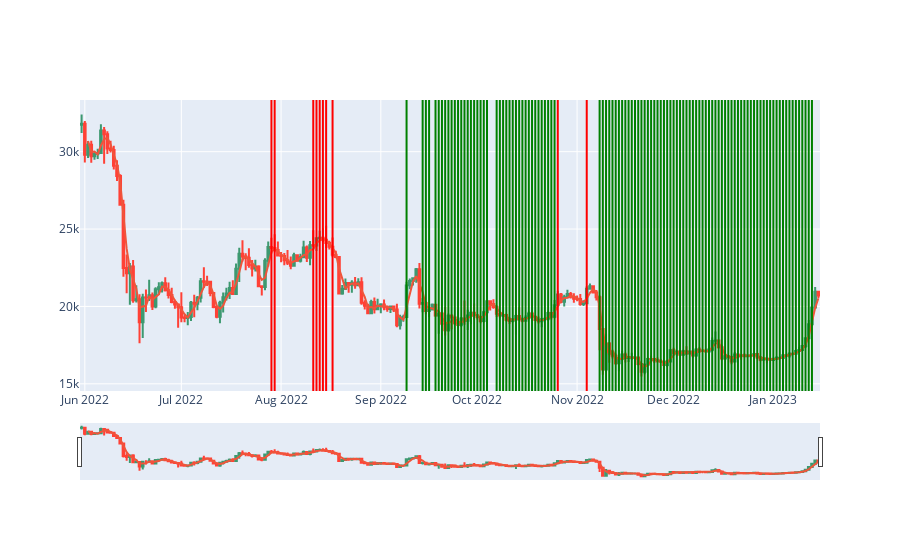
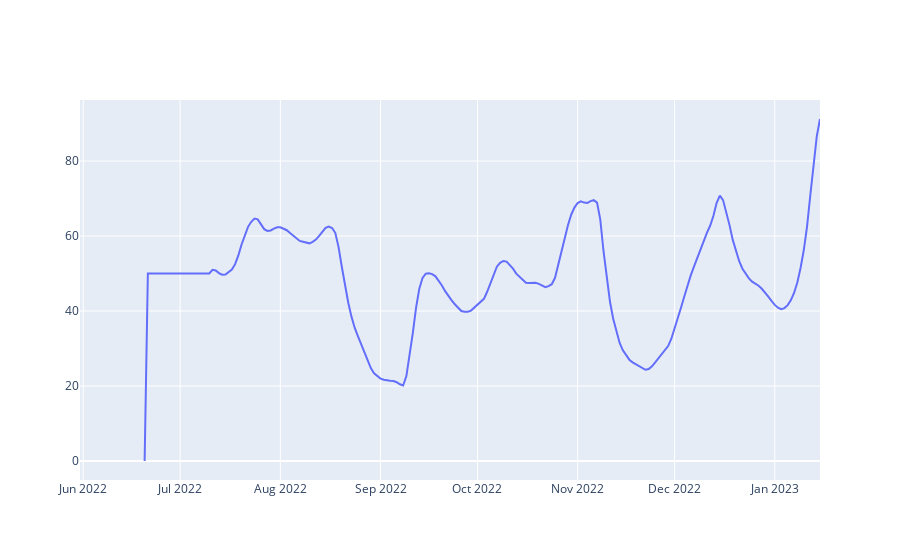
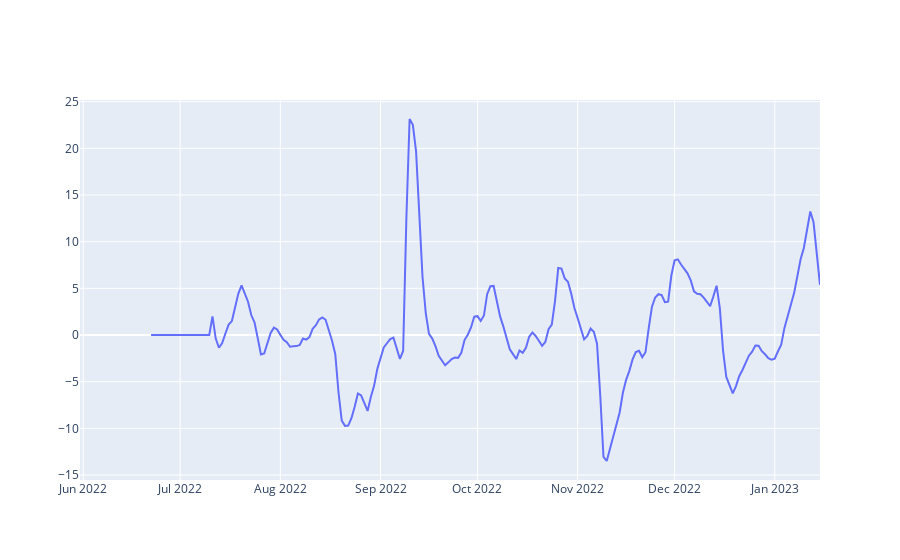

The code cell stored with these charts, in order, in its notebook:
### Code cell
fig = go.Figure(data=[go.Candlestick(x=df['date'],
                open=df['open'],
                high=df['high'],
                low=df['low'],
                close=df['close'])])

fig.add_trace(
    go.Scatter(
        x=df['date'],
        y=df['SMA']
    ))

# fig1 = go.Figure(go.Scatter(
#         x=df['date'],
#         y=df['SMAslope']
#     ))

rsx = go.Figure(go.Scatter(
        x=df['date'],
        y=df['RSX']
    ))

rsxslope = go.Figure(go.Scatter(
        x=df['date'],
        y=df['RSXslope']
    ))

up_reversals = []
down_reversals = []
df['hidden_up_divergence'] = False
df['hidden_down_divergence'] = False
df['classic_up_divergence'] = False
df['classic_down_divergence'] = False
for i in range(5, len(df)):
    if df.iloc[i]['RSX_up_reversal']:
        if len(up_reversals) > 5:
            up_reversals.pop()
        else:
            up_reversals.append(max((df.iloc[i]['low'],df.iloc[i-1]['RSX']),(df.iloc[i-1]['low'],df.iloc[i-1]['RSX']),
            (df.iloc[i-2]['low'],df.iloc[i-1]['RSX']),(df.iloc[i-3]['low'],df.iloc[i-1]['RSX']),(df.iloc[i-4]['low'],df.iloc[i-4]['RSX']),
            (df.iloc[i-5]['low'],df.iloc[i-1]['RSX'])))
    if df.iloc[i]['RSX_down_reversal']:
        if len(down_reversals) > 5:
            down_reversals.pop()
        else:
            down_reversals.append(max((df.iloc[i]['high'],df.iloc[i-1]['RSX']),(df.iloc[i-1]['high'],df.iloc[i-1]['RSX']),
            (df.iloc[i-2]['high'],df.iloc[i-1]['RSX']),(df.iloc[i-3]['high'],df.iloc[i-1]['RSX']),(df.iloc[i-4]['high'],df.iloc[i-1]['RSX']),
            (df.iloc[i-5]['high'],df.iloc[i-1]['RSX'])))

    for up_reversal in up_reversals:
        if (up_reversal[0] < df.iloc[i]['low']) and (up_reversal[1] > df.iloc[i]['RSX']):
            df.loc[i, 'hidden_up_divergence'] = True
        if (up_reversal[0] > df.iloc[i]['low']) and (up_reversal[1] < df.iloc[i]['RSX']):
            df.loc[i, 'classic_up_divergence'] = True
    for down_reversal in down_reversals:
        if (down_reversal[0] > df.iloc[i]['high']) and (down_reversal[1] < df.iloc[i]['RSX']):
            df.loc[i, 'hidden_down_divergence'] = True
        if (down_reversal[0] < df.iloc[i]['high']) and (down_reversal[1] > df.iloc[i]['RSX']):
            df.loc[i, 'classic_down_divergence'] = True
    

# for i in range(0, len(df)):
#     if df.iloc[i]['up_reversal']:
#         fig.add_vline(df.iloc[i]['date'],line_color="green")
#     if df.iloc[i]['down_reversal']:
#         fig.add_vline(df.iloc[i]['date'],line_color="red")

for i in range(0, len(df)):
    if df.iloc[i]['classic_up_divergence']:
        fig.add_vline(df.iloc[i]['date'],line_color="green")
    if df.iloc[i]['classic_down_divergence']:
        fig.add_vline(df.iloc[i]['date'],line_color="red")

# for i in range(0, len(df)):
#     if df.iloc[i]['hidden_up_divergence']:
#         rsx.add_trace(df.iloc[i]['date'],line_color="green")
#     if df.iloc[i]['hidden_down_divergence']:
#         rsx.add_trace(df.iloc[i]['date'],line_color="red")


# fig.add_trace(go.Scatter(x=df['date'], y=df['charthighest'],connectgaps=True))
# fig.add_trace(go.Scatter(x=df['date'], y=df['chartlowest'],connectgaps=True))



    # candle = df.iloc[i]
    # if candle['down_reversal']:
    #     window = df.rolling(window=3)

    #     # Use the max function to get the maximum value in the window
    #     aboba = window['high'].max()
    #     for imbalance in down_imbalances:
    #         if candle['date']>imbalance[2] and imbalance[0]<aboba[i]<imbalance[1]:
    #             print(imbalance[0],aboba[i],imbalance[1],candle['date'],imbalance[2])
    #             fig.add_vline(candle['date'])

# for imbalance in up_imbalances:
#     fig.add_trace(go.Scatter(x=[imbalance[2]], y=[imbalance[0]]))
# for imbalance in down_imbalances:
#     fig.add_trace(go.Scatter(x=[imbalance[2]], y=[imbalance[0]]))

fig.update_layout(showlegend=False)
fig.show()
# fig1.update_layout(showlegend=False)
# fig1.show()
rsx.update_layout(showlegend=False)
rsx.show()
rsxslope.update_layout(showlegend=False)
rsxslope.show()

### Figure 1 — Plotly figure (JSON) as saved in the notebook; plotly's stock layout.template omitted (floating-point values rounded to 4 significant figures; data arrays with more than 128 entries replaced by an {"elided": "..."} marker saying what was removed)
{"data": [{"close": {"elided": "230 float values"}, "high": {"elided": "230 float values"}, "low": {"elided": "230 float values"}, "open": {"elided": "230 float values"}, "type": "candlestick", "x": {"elided": "230 str values"}}, {"type": "scatter", "x": {"elided": "230 str values"}, "y": {"elided": "230 float values"}}], "layout": {"shapes": [{"line": {"color": "red"}, "type": "line", "x0": "2022-07-29T00:00:00", "x1": "2022-07-29T00:00:00", "xref": "x", "y0": 0, "y1": 1, "yref": "y domain"}, {"line": {"color": "red"}, "type": "line", "x0": "2022-07-30T00:00:00", "x1": "2022-07-30T00:00:00", "xref": "x", "y0": 0, "y1": 1, "yref": "y domain"}, {"line": {"color": "red"}, "type": "line", "x0": "2022-08-11T00:00:00", "x1": "2022-08-11T00:00:00", "xref": "x", "y0": 0, "y1": 1, "yref": "y domain"}, {"line": {"color": "red"}, "type": "line", "x0": "2022-08-12T00:00:00", "x1": "2022-08-12T00:00:00", "xref": "x", "y0": 0, "y1": 1, "yref": "y domain"}, {"line": {"color": "red"}, "type": "line", "x0": "2022-08-13T00:00:00", "x1": "2022-08-13T00:00:00", "xref": "x", "y0": 0, "y1": 1, "yref": "y domain"}, {"line": {"color": "red"}, "type": "line", "x0": "2022-08-14T00:00:00", "x1": "2022-08-14T00:00:00", "xref": "x", "y0": 0, "y1": 1, "yref": "y domain"}, {"line": {"color": "red"}, "type": "line", "x0": "2022-08-15T00:00:00", "x1": "2022-08-15T00:00:00", "xref": "x", "y0": 0, "y1": 1, "yref": "y domain"}, {"line": {"color": "red"}, "type": "line", "x0": "2022-08-17T00:00:00", "x1": "2022-08-17T00:00:00", "xref": "x", "y0": 0, "y1": 1, "yref": "y domain"}, {"line": {"color": "green"}, "type": "line", "x0": "2022-09-09T00:00:00", "x1": "2022-09-09T00:00:00", "xref": "x", "y0": 0, "y1": 1, "yref": "y domain"}, {"line": {"color": "green"}, "type": "line", "x0": "2022-09-14T00:00:00", "x1": "2022-09-14T00:00:00", "xref": "x", "y0": 0, "y1": 1, "yref": "y domain"}, {"line": {"color": "green"}, "type": "line", "x0": "2022-09-15T00:00:00", "x1": "2022-09-15T00:00:00", "xref": "x", "y0": 0, "y1": 1, "yref": "y domain"}, {"line": {"color": "green"}, "type": "line", "x0": "2022-09-16T00:00:00", "x1": "2022-09-16T00:00:00", "xref": "x", "y0": 0, "y1": 1, "yref": "y domain"}, {"line": {"color": "green"}, "type": "line", "x0": "2022-09-18T00:00:00", "x1": "2022-09-18T00:00:00", "xref": "x", "y0": 0, "y1": 1, "yref": "y domain"}, {"line": {"color": "green"}, "type": "line", "x0": "2022-09-19T00:00:00", "x1": "2022-09-19T00:00:00", "xref": "x", "y0": 0, "y1": 1, "yref": "y domain"}, {"line": {"color": "green"}, "type": "line", "x0": "2022-09-20T00:00:00", "x1": "2022-09-20T00:00:00", "xref": "x", "y0": 0, "y1": 1, "yref": "y domain"}, {"line": {"color": "green"}, "type": "line", "x0": "2022-09-21T00:00:00", "x1": "2022-09-21T00:00:00", "xref": "x", "y0": 0, "y1": 1, "yref": "y domain"}, {"line": {"color": "green"}, "type": "line", "x0": "2022-09-22T00:00:00", "x1": "2022-09-22T00:00:00", "xref": "x", "y0": 0, "y1": 1, "yref": "y domain"}, {"line": {"color": "green"}, "type": "line", "x0": "2022-09-23T00:00:00", "x1": "2022-09-23T00:00:00", "xref": "x", "y0": 0, "y1": 1, "yref": "y domain"}, {"line": {"color": "green"}, "type": "line", "x0": "2022-09-24T00:00:00", "x1": "2022-09-24T00:00:00", "xref": "x", "y0": 0, "y1": 1, "yref": "y domain"}, {"line": {"color": "green"}, "type": "line", "x0": "2022-09-25T00:00:00", "x1": "2022-09-25T00:00:00", "xref": "x", "y0": 0, "y1": 1, "yref": "y domain"}, {"line": {"color": "green"}, "type": "line", "x0": "2022-09-26T00:00:00", "x1": "2022-09-26T00:00:00", "xref": "x", "y0": 0, "y1": 1, "yref": "y domain"}, {"line": {"color": "green"}, "type": "line", "x0": "2022-09-27T00:00:00", "x1": "2022-09-27T00:00:00", "xref": "x", "y0": 0, "y1": 1, "yref": "y domain"}, {"line": {"color": "green"}, "type": "line", "x0": "2022-09-28T00:00:00", "x1": "2022-09-28T00:00:00", "xref": "x", "y0": 0, "y1": 1, "yref": "y domain"}, {"line": {"color": "green"}, "type": "line", "x0": "2022-09-29T00:00:00", "x1": "2022-09-29T00:00:00", "xref": "x", "y0": 0, "y1": 1, "yref": "y domain"}, {"line": {"color": "green"}, "type": "line", "x0": "2022-09-30T00:00:00", "x1": "2022-09-30T00:00:00", "xref": "x", "y0": 0, "y1": 1, "yref": "y domain"}, {"line": {"color": "green"}, "type": "line", "x0": "2022-10-01T00:00:00", "x1": "2022-10-01T00:00:00", "xref": "x", "y0": 0, "y1": 1, "yref": "y domain"}, {"line": {"color": "green"}, "type": "line", "x0": "2022-10-02T00:00:00", "x1": "2022-10-02T00:00:00", "xref": "x", "y0": 0, "y1": 1, "yref": "y domain"}, {"line": {"color": "green"}, "type": "line", "x0": "2022-10-03T00:00:00", "x1": "2022-10-03T00:00:00", "xref": "x", "y0": 0, "y1": 1, "yref": "y domain"}, {"line": {"color": "green"}, "type": "line", "x0": "2022-10-04T00:00:00", "x1": "2022-10-04T00:00:00", "xref": "x", "y0": 0, "y1": 1, "yref": "y domain"}, {"line": {"color": "green"}, "type": "line", "x0": "2022-10-07T00:00:00", "x1": "2022-10-07T00:00:00", "xref": "x", "y0": 0, "y1": 1, "yref": "y domain"}, {"line": {"color": "green"}, "type": "line", "x0": "2022-10-08T00:00:00", "x1": "2022-10-08T00:00:00", "xref": "x", "y0": 0, "y1": 1, "yref": "y domain"}, {"line": {"color": "green"}, "type": "line", "x0": "2022-10-09T00:00:00", "x1": "2022-10-09T00:00:00", "xref": "x", "y0": 0, "y1": 1, "yref": "y domain"}, {"line": {"color": "green"}, "type": "line", "x0": "2022-10-10T00:00:00", "x1": "2022-10-10T00:00:00", "xref": "x", "y0": 0, "y1": 1, "yref": "y domain"}, {"line": {"color": "green"}, "type": "line", "x0": "2022-10-11T00:00:00", "x1": "2022-10-11T00:00:00", "xref": "x", "y0": 0, "y1": 1, "yref": "y domain"}, {"line": {"color": "green"}, "type": "line", "x0": "2022-10-12T00:00:00", "x1": "2022-10-12T00:00:00", "xref": "x", "y0": 0, "y1": 1, "yref": "y domain"}, {"line": {"color": "green"}, "type": "line", "x0": "2022-10-13T00:00:00", "x1": "2022-10-13T00:00:00", "xref": "x", "y0": 0, "y1": 1, "yref": "y domain"}, {"line": {"color": "green"}, "type": "line", "x0": "2022-10-14T00:00:00", "x1": "2022-10-14T00:00:00", "xref": "x", "y0": 0, "y1": 1, "yref": "y domain"}, {"line": {"color": "green"}, "type": "line", "x0": "2022-10-15T00:00:00", "x1": "2022-10-15T00:00:00", "xref": "x", "y0": 0, "y1": 1, "yref": "y domain"}, {"line": {"color": "green"}, "type": "line", "x0": "2022-10-16T00:00:00", "x1": "2022-10-16T00:00:00", "xref": "x", "y0": 0, "y1": 1, "yref": "y domain"}, {"line": {"color": "green"}, "type": "line", "x0": "2022-10-17T00:00:00", "x1": "2022-10-17T00:00:00", "xref": "x", "y0": 0, "y1": 1, "yref": "y domain"}, {"line": {"color": "green"}, "type": "line", "x0": "2022-10-18T00:00:00", "x1": "2022-10-18T00:00:00", "xref": "x", "y0": 0, "y1": 1, "yref": "y domain"}, {"line": {"color": "green"}, "type": "line", "x0": "2022-10-19T00:00:00", "x1": "2022-10-19T00:00:00", "xref": "x", "y0": 0, "y1": 1, "yref": "y domain"}, {"line": {"color": "green"}, "type": "line", "x0": "2022-10-20T00:00:00", "x1": "2022-10-20T00:00:00", "xref": "x", "y0": 0, "y1": 1, "yref": "y domain"}, {"line": {"color": "green"}, "type": "line", "x0": "2022-10-21T00:00:00", "x1": "2022-10-21T00:00:00", "xref": "x", "y0": 0, "y1": 1, "yref": "y domain"}, {"line": {"color": "green"}, "type": "line", "x0": "2022-10-22T00:00:00", "x1": "2022-10-22T00:00:00", "xref": "x", "y0": 0, "y1": 1, "yref": "y domain"}, {"line": {"color": "green"}, "type": "line", "x0": "2022-10-23T00:00:00", "x1": "2022-10-23T00:00:00", "xref": "x", "y0": 0, "y1": 1, "yref": "y domain"}, {"line": {"color": "green"}, "type": "line", "x0": "2022-10-24T00:00:00", "x1": "2022-10-24T00:00:00", "xref": "x", "y0": 0, "y1": 1, "yref": "y domain"}, {"line": {"color": "green"}, "type": "line", "x0": "2022-10-25T00:00:00", "x1": "2022-10-25T00:00:00", "xref": "x", "y0": 0, "y1": 1, "yref": "y domain"}, {"line": {"color": "red"}, "type": "line", "x0": "2022-10-26T00:00:00", "x1": "2022-10-26T00:00:00", "xref": "x", "y0": 0, "y1": 1, "yref": "y domain"}, {"line": {"color": "red"}, "type": "line", "x0": "2022-11-04T00:00:00", "x1": "2022-11-04T00:00:00", "xref": "x", "y0": 0, "y1": 1, "yref": "y domain"}, {"line": {"color": "green"}, "type": "line", "x0": "2022-11-08T00:00:00", "x1": "2022-11-08T00:00:00", "xref": "x", "y0": 0, "y1": 1, "yref": "y domain"}, {"line": {"color": "green"}, "type": "line", "x0": "2022-11-09T00:00:00", "x1": "2022-11-09T00:00:00", "xref": "x", "y0": 0, "y1": 1, "yref": "y domain"}, {"line": {"color": "green"}, "type": "line", "x0": "2022-11-10T00:00:00", "x1": "2022-11-10T00:00:00", "xref": "x", "y0": 0, "y1": 1, "yref": "y domain"}, {"line": {"color": "green"}, "type": "line", "x0": "2022-11-11T00:00:00", "x1": "2022-11-11T00:00:00", "xref": "x", "y0": 0, "y1": 1, "yref": "y domain"}, {"line": {"color": "green"}, "type": "line", "x0": "2022-11-12T00:00:00", "x1": "2022-11-12T00:00:00", "xref": "x", "y0": 0, "y1": 1, "yref": "y domain"}, {"line": {"color": "green"}, "type": "line", "x0": "2022-11-13T00:00:00", "x1": "2022-11-13T00:00:00", "xref": "x", "y0": 0, "y1": 1, "yref": "y domain"}, {"line": {"color": "green"}, "type": "line", "x0": "2022-11-14T00:00:00", "x1": "2022-11-14T00:00:00", "xref": "x", "y0": 0, "y1": 1, "yref": "y domain"}, {"line": {"color": "green"}, "type": "line", "x0": "2022-11-15T00:00:00", "x1": "2022-11-15T00:00:00", "xref": "x", "y0": 0, "y1": 1, "yref": "y domain"}, {"line": {"color": "green"}, "type": "line", "x0": "2022-11-16T00:00:00", "x1": "2022-11-16T00:00:00", "xref": "x", "y0": 0, "y1": 1, "yref": "y domain"}, {"line": {"color": "green"}, "type": "line", "x0": "2022-11-17T00:00:00", "x1": "2022-11-17T00:00:00", "xref": "x", "y0": 0, "y1": 1, "yref": "y domain"}, {"line": {"color": "green"}, "type": "line", "x0": "2022-11-18T00:00:00", "x1": "2022-11-18T00:00:00", "xref": "x", "y0": 0, "y1": 1, "yref": "y domain"}, {"line": {"color": "green"}, "type": "line", "x0": "2022-11-19T00:00:00", "x1": "2022-11-19T00:00:00", "xref": "x", "y0": 0, "y1": 1, "yref": "y domain"}, {"line": {"color": "green"}, "type": "line", "x0": "2022-11-20T00:00:00", "x1": "2022-11-20T00:00:00", "xref": "x", "y0": 0, "y1": 1, "yref": "y domain"}, {"line": {"color": "green"}, "type": "line", "x0": "2022-11-21T00:00:00", "x1": "2022-11-21T00:00:00", "xref": "x", "y0": 0, "y1": 1, "yref": "y domain"}, {"line": {"color": "green"}, "type": "line", "x0": "2022-11-22T00:00:00", "x1": "2022-11-22T00:00:00", "xref": "x", "y0": 0, "y1": 1, "yref": "y domain"}, {"line": {"color": "green"}, "type": "line", "x0": "2022-11-23T00:00:00", "x1": "2022-11-23T00:00:00", "xref": "x", "y0": 0, "y1": 1, "yref": "y domain"}, {"line": {"color": "green"}, "type": "line", "x0": "2022-11-24T00:00:00", "x1": "2022-11-24T00:00:00", "xref": "x", "y0": 0, "y1": 1, "yref": "y domain"}, {"line": {"color": "green"}, "type": "line", "x0": "2022-11-25T00:00:00", "x1": "2022-11-25T00:00:00", "xref": "x", "y0": 0, "y1": 1, "yref": "y domain"}, {"line": {"color": "green"}, "type": "line", "x0": "2022-11-26T00:00:00", "x1": "2022-11-26T00:00:00", "xref": "x", "y0": 0, "y1": 1, "yref": "y domain"}, {"line": {"color": "green"}, "type": "line", "x0": "2022-11-27T00:00:00", "x1": "2022-11-27T00:00:00", "xref": "x", "y0": 0, "y1": 1, "yref": "y domain"}, {"line": {"color": "green"}, "type": "line", "x0": "2022-11-28T00:00:00", "x1": "2022-11-28T00:00:00", "xref": "x", "y0": 0, "y1": 1, "yref": "y domain"}, {"line": {"color": "green"}, "type": "line", "x0": "2022-11-29T00:00:00", "x1": "2022-11-29T00:00:00", "xref": "x", "y0": 0, "y1": 1, "yref": "y domain"}, {"line": {"color": "green"}, "type": "line", "x0": "2022-11-30T00:00:00", "x1": "2022-11-30T00:00:00", "xref": "x", "y0": 0, "y1": 1, "yref": "y domain"}, {"line": {"color": "green"}, "type": "line", "x0": "2022-12-01T00:00:00", "x1": "2022-12-01T00:00:00", "xref": "x", "y0": 0, "y1": 1, "yref": "y domain"}, {"line": {"color": "green"}, "type": "line", "x0": "2022-12-02T00:00:00", "x1": "2022-12-02T00:00:00", "xref": "x", "y0": 0, "y1": 1, "yref": "y domain"}, {"line": {"color": "green"}, "type": "line", "x0": "2022-12-03T00:00:00", "x1": "2022-12-03T00:00:00", "xref": "x", "y0": 0, "y1": 1, "yref": "y domain"}, {"line": {"color": "green"}, "type": "line", "x0": "2022-12-04T00:00:00", "x1": "2022-12-04T00:00:00", "xref": "x", "y0": 0, "y1": 1, "yref": "y domain"}, {"line": {"color": "green"}, "type": "line", "x0": "2022-12-05T00:00:00", "x1": "2022-12-05T00:00:00", "xref": "x", "y0": 0, "y1": 1, "yref": "y domain"}, {"line": {"color": "green"}, "type": "line", "x0": "2022-12-06T00:00:00", "x1": "2022-12-06T00:00:00", "xref": "x", "y0": 0, "y1": 1, "yref": "y domain"}, {"line": {"color": "green"}, "type": "line", "x0": "2022-12-07T00:00:00", "x1": "2022-12-07T00:00:00", "xref": "x", "y0": 0, "y1": 1, "yref": "y domain"}, {"line": {"color": "green"}, "type": "line", "x0": "2022-12-08T00:00:00", "x1": "2022-12-08T00:00:00", "xref": "x", "y0": 0, "y1": 1, "yref": "y domain"}, {"line": {"color": "green"}, "type": "line", "x0": "2022-12-09T00:00:00", "x1": "2022-12-09T00:00:00", "xref": "x", "y0": 0, "y1": 1, "yref": "y domain"}, {"line": {"color": "green"}, "type": "line", "x0": "2022-12-10T00:00:00", "x1": "2022-12-10T00:00:00", "xref": "x", "y0": 0, "y1": 1, "yref": "y domain"}, {"line": {"color": "green"}, "type": "line", "x0": "2022-12-11T00:00:00", "x1": "2022-12-11T00:00:00", "xref": "x", "y0": 0, "y1": 1, "yref": "y domain"}, {"line": {"color": "green"}, "type": "line", "x0": "2022-12-12T00:00:00", "x1": "2022-12-12T00:00:00", "xref": "x", "y0": 0, "y1": 1, "yref": "y domain"}, {"line": {"color": "green"}, "type": "line", "x0": "2022-12-13T00:00:00", "x1": "2022-12-13T00:00:00", "xref": "x", "y0": 0, "y1": 1, "yref": "y domain"}, {"line": {"color": "green"}, "type": "line", "x0": "2022-12-14T00:00:00", "x1": "2022-12-14T00:00:00", "xref": "x", "y0": 0, "y1": 1, "yref": "y domain"}, {"line": {"color": "green"}, "type": "line", "x0": "2022-12-15T00:00:00", "x1": "2022-12-15T00:00:00", "xref": "x", "y0": 0, "y1": 1, "yref": "y domain"}, {"line": {"color": "green"}, "type": "line", "x0": "2022-12-16T00:00:00", "x1": "2022-12-16T00:00:00", "xref": "x", "y0": 0, "y1": 1, "yref": "y domain"}, {"line": {"color": "green"}, "type": "line", "x0": "2022-12-17T00:00:00", "x1": "2022-12-17T00:00:00", "xref": "x", "y0": 0, "y1": 1, "yref": "y domain"}, {"line": {"color": "green"}, "type": "line", "x0": "2022-12-18T00:00:00", "x1": "2022-12-18T00:00:00", "xref": "x", "y0": 0, "y1": 1, "yref": "y domain"}, {"line": {"color": "green"}, "type": "line", "x0": "2022-12-19T00:00:00", "x1": "2022-12-19T00:00:00", "xref": "x", "y0": 0, "y1": 1, "yref": "y domain"}, {"line": {"color": "green"}, "type": "line", "x0": "2022-12-20T00:00:00", "x1": "2022-12-20T00:00:00", "xref": "x", "y0": 0, "y1": 1, "yref": "y domain"}, {"line": {"color": "green"}, "type": "line", "x0": "2022-12-21T00:00:00", "x1": "2022-12-21T00:00:00", "xref": "x", "y0": 0, "y1": 1, "yref": "y domain"}, {"line": {"color": "green"}, "type": "line", "x0": "2022-12-22T00:00:00", "x1": "2022-12-22T00:00:00", "xref": "x", "y0": 0, "y1": 1, "yref": "y domain"}, {"line": {"color": "green"}, "type": "line", "x0": "2022-12-23T00:00:00", "x1": "2022-12-23T00:00:00", "xref": "x", "y0": 0, "y1": 1, "yref": "y domain"}, {"line": {"color": "green"}, "type": "line", "x0": "2022-12-24T00:00:00", "x1": "2022-12-24T00:00:00", "xref": "x", "y0": 0, "y1": 1, "yref": "y domain"}, {"line": {"color": "green"}, "type": "line", "x0": "2022-12-25T00:00:00", "x1": "2022-12-25T00:00:00", "xref": "x", "y0": 0, "y1": 1, "yref": "y domain"}, {"line": {"color": "green"}, "type": "line", "x0": "2022-12-26T00:00:00", "x1": "2022-12-26T00:00:00", "xref": "x", "y0": 0, "y1": 1, "yref": "y domain"}, {"line": {"color": "green"}, "type": "line", "x0": "2022-12-27T00:00:00", "x1": "2022-12-27T00:00:00", "xref": "x", "y0": 0, "y1": 1, "yref": "y domain"}, {"line": {"color": "green"}, "type": "line", "x0": "2022-12-28T00:00:00", "x1": "2022-12-28T00:00:00", "xref": "x", "y0": 0, "y1": 1, "yref": "y domain"}, {"line": {"color": "green"}, "type": "line", "x0": "2022-12-29T00:00:00", "x1": "2022-12-29T00:00:00", "xref": "x", "y0": 0, "y1": 1, "yref": "y domain"}, {"line": {"color": "green"}, "type": "line", "x0": "2022-12-30T00:00:00", "x1": "2022-12-30T00:00:00", "xref": "x", "y0": 0, "y1": 1, "yref": "y domain"}, {"line": {"color": "green"}, "type": "line", "x0": "2022-12-31T00:00:00", "x1": "2022-12-31T00:00:00", "xref": "x", "y0": 0, "y1": 1, "yref": "y domain"}, {"line": {"color": "green"}, "type": "line", "x0": "2023-01-01T00:00:00", "x1": "2023-01-01T00:00:00", "xref": "x", "y0": 0, "y1": 1, "yref": "y domain"}, {"line": {"color": "green"}, "type": "line", "x0": "2023-01-02T00:00:00", "x1": "2023-01-02T00:00:00", "xref": "x", "y0": 0, "y1": 1, "yref": "y domain"}, {"line": {"color": "green"}, "type": "line", "x0": "2023-01-03T00:00:00", "x1": "2023-01-03T00:00:00", "xref": "x", "y0": 0, "y1": 1, "yref": "y domain"}, {"line": {"color": "green"}, "type": "line", "x0": "2023-01-04T00:00:00", "x1": "2023-01-04T00:00:00", "xref": "x", "y0": 0, "y1": 1, "yref": "y domain"}, {"line": {"color": "green"}, "type": "line", "x0": "2023-01-05T00:00:00", "x1": "2023-01-05T00:00:00", "xref": "x", "y0": 0, "y1": 1, "yref": "y domain"}, {"line": {"color": "green"}, "type": "line", "x0": "2023-01-06T00:00:00", "x1": "2023-01-06T00:00:00", "xref": "x", "y0": 0, "y1": 1, "yref": "y domain"}, {"line": {"color": "green"}, "type": "line", "x0": "2023-01-07T00:00:00", "x1": "2023-01-07T00:00:00", "xref": "x", "y0": 0, "y1": 1, "yref": "y domain"}, {"line": {"color": "green"}, "type": "line", "x0": "2023-01-08T00:00:00", "x1": "2023-01-08T00:00:00", "xref": "x", "y0": 0, "y1": 1, "yref": "y domain"}, {"line": {"color": "green"}, "type": "line", "x0": "2023-01-09T00:00:00", "x1": "2023-01-09T00:00:00", "xref": "x", "y0": 0, "y1": 1, "yref": "y domain"}, {"line": {"color": "green"}, "type": "line", "x0": "2023-01-10T00:00:00", "x1": "2023-01-10T00:00:00", "xref": "x", "y0": 0, "y1": 1, "yref": "y domain"}, {"line": {"color": "green"}, "type": "line", "x0": "2023-01-11T00:00:00", "x1": "2023-01-11T00:00:00", "xref": "x", "y0": 0, "y1": 1, "yref": "y domain"}, {"line": {"color": "green"}, "type": "line", "x0": "2023-01-12T00:00:00", "x1": "2023-01-12T00:00:00", "xref": "x", "y0": 0, "y1": 1, "yref": "y domain"}, {"line": {"color": "green"}, "type": "line", "x0": "2023-01-13T00:00:00", "x1": "2023-01-13T00:00:00", "xref": "x", "y0": 0, "y1": 1, "yref": "y domain"}], "showlegend": false}}

### Figure 2 — Plotly figure (JSON) as saved in the notebook; plotly's stock layout.template omitted (floating-point values rounded to 4 significant figures; data arrays with more than 128 entries replaced by an {"elided": "..."} marker saying what was removed)
{"data": [{"type": "scatter", "x": {"elided": "230 str values"}, "y": {"elided": "230 float values"}}], "layout": {"showlegend": false}}

### Figure 3 — Plotly figure (JSON) as saved in the notebook; plotly's stock layout.template omitted (floating-point values rounded to 4 significant figures; data arrays with more than 128 entries replaced by an {"elided": "..."} marker saying what was removed)
{"data": [{"type": "scatter", "x": {"elided": "230 str values"}, "y": {"elided": "230 float values"}}], "layout": {"showlegend": false}}
